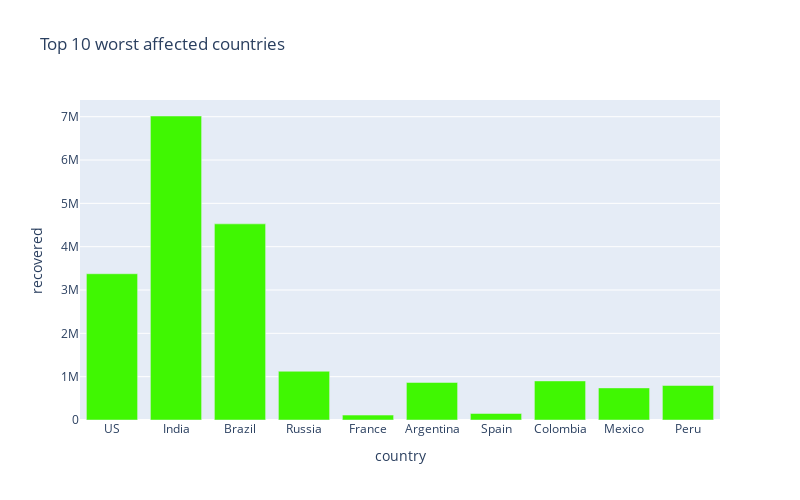

Notebook code for this chart:
### Code cell
#RECOVERING CASES top 10
px.bar(
    sorted_country_df.head(10),
    x = "country",
    y = "recovered",
    title= "Top 10 worst affected countries", # the axis names
    color_discrete_sequence=["#40f702"], 
    height=500,
    width=800
)

### Figure 1 — Plotly figure (JSON) as saved in the notebook; plotly's stock layout.template omitted (floating-point values rounded to 4 significant figures)
{"data": [{"alignmentgroup": "True", "hovertemplate": "country=%{x}<br>recovered=%{y}<extra></extra>", "legendgroup": "", "marker": {"color": "#40f702"}, "name": "", "offsetgroup": "", "orientation": "v", "showlegend": false, "textposition": "auto", "type": "bar", "x": ["US", "India", "Brazil", "Russia", "France", "Argentina", "Spain", "Colombia", "Mexico", "Peru"], "xaxis": "x", "y": [3375427, 7016046, 4526393, 1125155, 113636, 866695, 150376, 901652, 740934, 796719], "yaxis": "y"}], "layout": {"barmode": "relative", "height": 500, "legend": {"tracegroupgap": 0}, "title": {"text": "Top 10 worst affected countries"}, "width": 800, "xaxis": {"anchor": "y", "domain": [0, 1], "title": {"text": "country"}}, "yaxis": {"anchor": "x", "domain": [0, 1], "title": {"text": "recovered"}}}}
